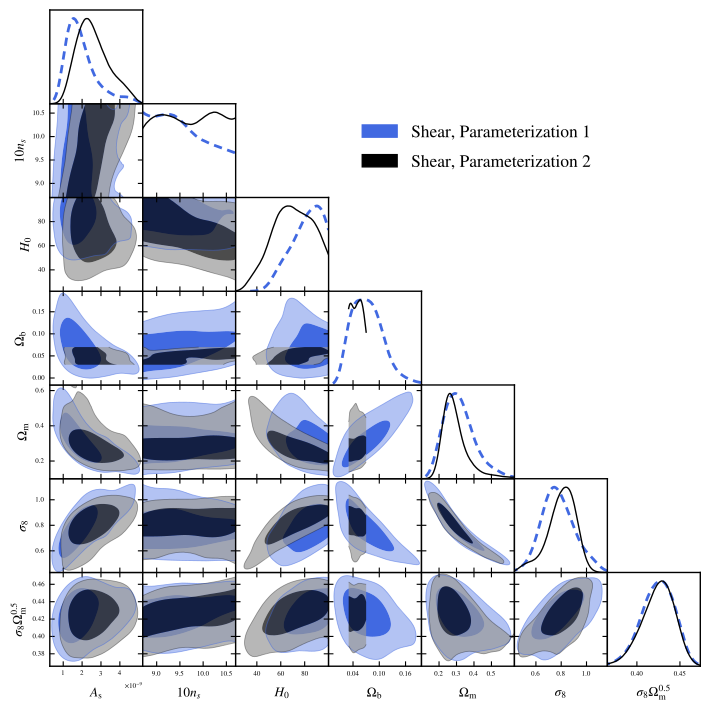

Write the Python code that produced this figure.
import getdist.plots as gplot
from getdist import MCSamples
from getdist import loadMCSamples
import os
import matplotlib
import subprocess
import matplotlib.pyplot as plt
import numpy as np

# GENERAL PLOT OPTIONS
matplotlib.rcParams['mathtext.fontset'] = 'stix'
matplotlib.rcParams['font.family'] = 'STIXGeneral'
matplotlib.rcParams['mathtext.rm'] = 'Bitstream Vera Sans'
matplotlib.rcParams['mathtext.it'] = 'Bitstream Vera Sans:italic'
matplotlib.rcParams['mathtext.bf'] = 'Bitstream Vera Sans:bold'
matplotlib.rcParams['xtick.bottom'] = True
matplotlib.rcParams['xtick.top'] = False
matplotlib.rcParams['ytick.right'] = False
matplotlib.rcParams['axes.edgecolor'] = 'black'
matplotlib.rcParams['axes.linewidth'] = '1.0'
matplotlib.rcParams['axes.labelsize'] = 'medium'
matplotlib.rcParams['axes.grid'] = True
matplotlib.rcParams['grid.linewidth'] = '0.0'
matplotlib.rcParams['grid.alpha'] = '0.18'
matplotlib.rcParams['grid.color'] = 'lightgray'
matplotlib.rcParams['legend.labelspacing'] = 0.77
matplotlib.rcParams['savefig.bbox'] = 'tight'
matplotlib.rcParams['savefig.format'] = 'pdf'

analysissettings={'smooth_scale_2D':0.5,
'smooth_scale_1D': 0.4,
'ignore_rows': u'0.3',
'fine_bins_2D': u'750',
'fine_bins': u'750',
'num_bins_2D': u'450',
'num_bins': u'450',
'range_confidence' : u'0.025'
}

analysissettings2={'smooth_scale_2D':0.5,
'smooth_scale_1D': 0.4,
'ignore_rows': u'0.3',
'fine_bins_2D': u'750',
'fine_bins': u'750',
'num_bins_2D': u'450',
'num_bins': u'450',
'range_confidence' : u'0.025'
}

samples=loadMCSamples('../chains/EXAMPLE_MCMC1',settings=analysissettings)
p = samples.getParams()

samples.addDerived(10*p.ns,name='ns10',label='10 n_s',
	range=[10*samples.getLower('ns'),10*samples.getUpper('ns')])

samples.addDerived(10*p.omegam,name='omegam10',label='10 \Omega_m')

samples.addDerived(100*p.omegab,name='omegab100',label='100 \Omega_b')

samples.saveAsText('VM_TMP_P1_0')

samples=loadMCSamples('../chains/EXAMPLE_MCMC3',settings=analysissettings)
p = samples.getParams()

samples.addDerived(10*p.ns,name='ns10',label='10 n_s',
	range=[10*samples.getLower('ns'),10*samples.getUpper('ns')])

samples.addDerived(10*p.omegam,name='omegam10',label='10 \Omega_m')

samples.addDerived(100*p.omegab,name='omegab100',label='100 \Omega_b')

samples.saveAsText('VM_TMP_P1_1')

g=gplot.getSubplotPlotter(chain_dir=r'./',analysis_settings=analysissettings2,width_inch=7.25)
g.settings.lw_contour = 1.2
g.settings.legend_rect_border = False
g.settings.figure_legend_frame = False
g.settings.axes_fontsize = 9.15
g.settings.legend_fontsize = 17.5
g.settings.alpha_filled_add = 0.7
g.settings.lab_fontsize=14.5
g.legend_labels=False

roots = [
'VM_TMP_P1_0',
'VM_TMP_P1_1'
]
params = ['As','ns10', 'H0', 'omegab','omegam','sigma8','s8omegamp5']
param_3d = None
g.triangle_plot(roots,params,
plot_3d_with_param=param_3d,
filled=True,
shaded=False,
imax_shaded=0,
line_args=[
{'lw': 1.8,'ls': '--', 'color':'royalblue'},
{'lw': 1.0,'ls': 'solid', 'color':'black'},
{'lw': 1.2,'ls': 'solid', 'color':'firebrick'}
],
legend_labels=[
'Shear, Parameterization 1',
'Shear, Parameterization 2'
],
legend_loc=(0.50,0.75),
contour_ls=['--','solid','solid'],
contour_lws=[2.0,1.0,1.2],
contour_colors=['royalblue','black','firebrick']
)

g.export()

#DELETE TMP FILES
subprocess.Popen("rm VM_TMP_P1_[0-9].*", shell=True, cwd=".")
